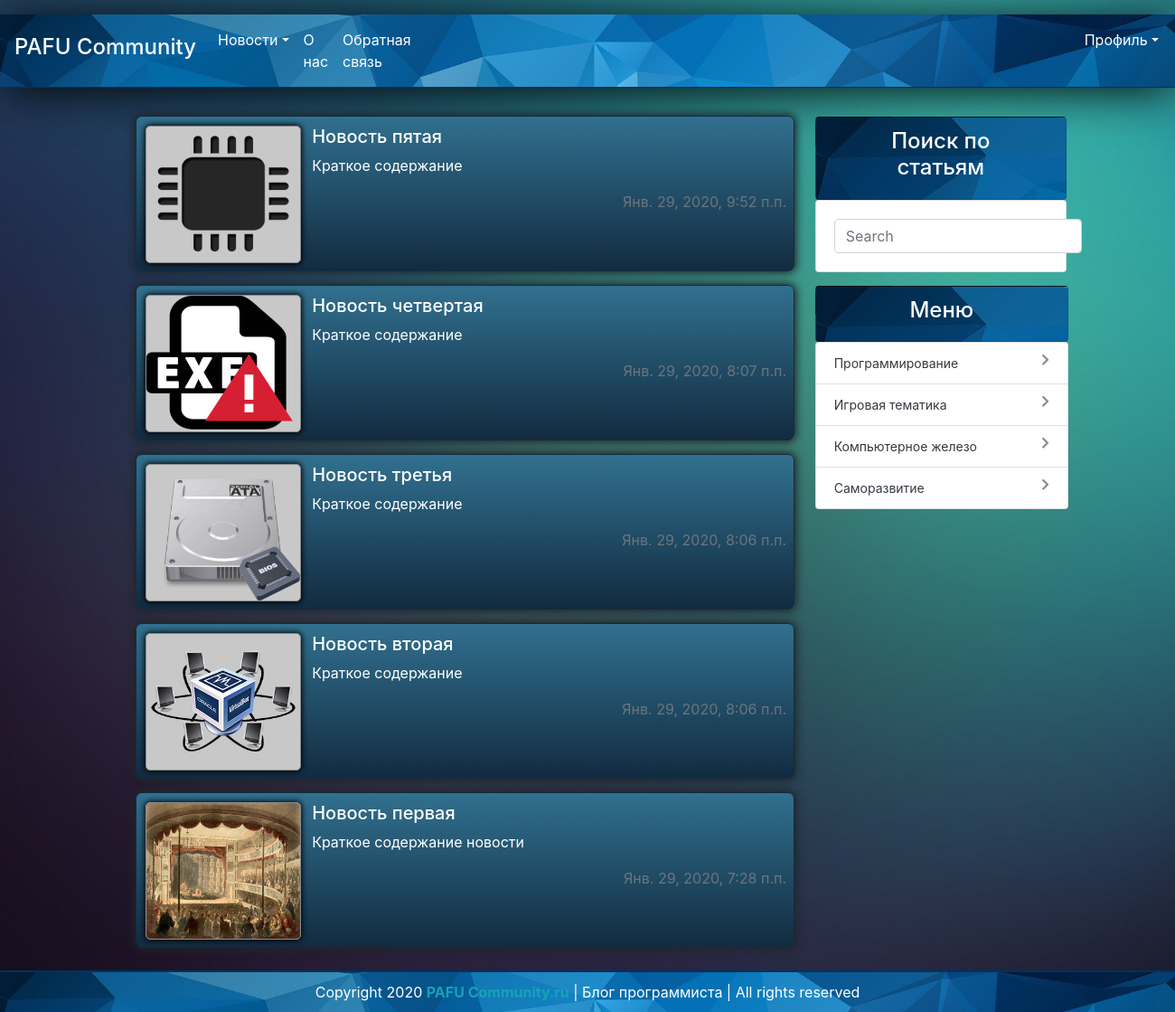
Page /news/ on the committed database.
### blog/models.py (models this page shows, shortened)
class News(models.Model):
    is_published = models.BooleanField(default=True, verbose_name='Опубликовано')
    news_author = models.ForeignKey(settings.AUTH_USER_MODEL, on_delete=models.CASCADE, verbose_name='Автор')
    news_create_date = models.DateTimeField(default=timezone.now, verbose_name='Дата создания')
    news_published_date = models.DateTimeField(blank=True, null=True, verbose_name='Дата публикации')
    news_title = models.CharField(max_length=100, verbose_name='Название')
    news_text_short = models.TextField(verbose_name='Краткое содержание')
    news_text = models.TextField(verbose_name='Текст')
    news_image = models.ImageField(upload_to=rename_image, verbose_name='Изображение')
    class Meta:
        verbose_name = 'Новость'
        verbose_name_plural = 'Новости'

### blog/views.py (the view)
# urls.py: path('news/', views.news_list, name='news_list'),
def news_list(request):
    list = News.objects.filter(is_published__exact=True).order_by('-news_published_date')
    content = {
        'list':list,
    }
    return render(request, 'news_list.html', content)

### blog/templates/news_list.html (shortened to what this page needs)
{% extends 'main-page.html' %}
{% block search %}
    <center>
        <form class="form-inline" action="{% url 'search_results' %}" method="get">
            <input class="form-control mr-sm-2" name="q" type="search" placeholder="Search" aria-label="Search">
        </form>
    </center>
{% endblock %}
{% block content %}
    {% for l in list %}
        <div class="content-news">
            <a href="{% url 'news_detail' pk=l.pk %}" class="text-white">
                <div class="conteiner-fluid">
                    <div class="row">
                        <div class="col-md-3">
                        <div class="image-news">
                            <img src="/media/{{ l.news_image }}" class="image-news-block">
                        </div>
                        </div>
                        <div class="col-md-9">
                        <div class="text">
                            <h5>{{ l.news_title }}</h5>
                            <p>{{ l.news_text_short }}</p>
                            <p class="text-secondary float-right">{{ l.news_published_date }}</p>
                        </div>
                        </div>
                    </div>
                </div>
            </a>
        </div>
    {% endfor %}
{% endblock %}

### blog/templates/main-page.html (style rules this page uses)
.fon-image { background-image: url(/media/fongradient.jpg); background-position: center center; background-size: cover; background-repeat: no-repeat; background-attachment: fixed; }

### blog/templates/news_list.html (style rules this page uses)
.content-news { box-sizing: content-box; width: 100%; height: 150px; background: linear-gradient(to top, #122b40, #31708f); box-shadow: 0px 0px 10px 2px; margin-top: 15px; margin-bottom: 10px; border: 1px solid #122b40; border-radius: 7px; padding: 10px; }
.text { position: absolute; box-sizing: content-box; width: 95%; height: 100%; }
.image-news-block { box-sizing: content-box; height: 150px; width: 170px; border-radius: 5px; background-color: #C8C8C8; border: 1px solid #8c8c8c; box-shadow: 0px 0px 6px 1px black; }

### rows in the picture
News: news_image (picture), news_title "Новость пятая", news_text_short "Краткое содержание", news_published_date "Янв. 29, 2020, 9:52 п.п."
News: news_image (picture), news_title "Новость четвертая", news_text_short "Краткое содержание", news_published_date "Янв. 29, 2020, 8:07 п.п."
News: news_image (picture), news_title "Новость третья", news_text_short "Краткое содержание", news_published_date "Янв. 29, 2020, 8:06 п.п."
News: news_image (picture), news_title "Новость вторая", news_text_short "Краткое содержание", news_published_date "Янв. 29, 2020, 8:06 п.п."
News: news_image (picture), news_title "Новость первая", news_text_short "Краткое содержание новости", news_published_date "Янв. 29, 2020, 7:28 п.п."
